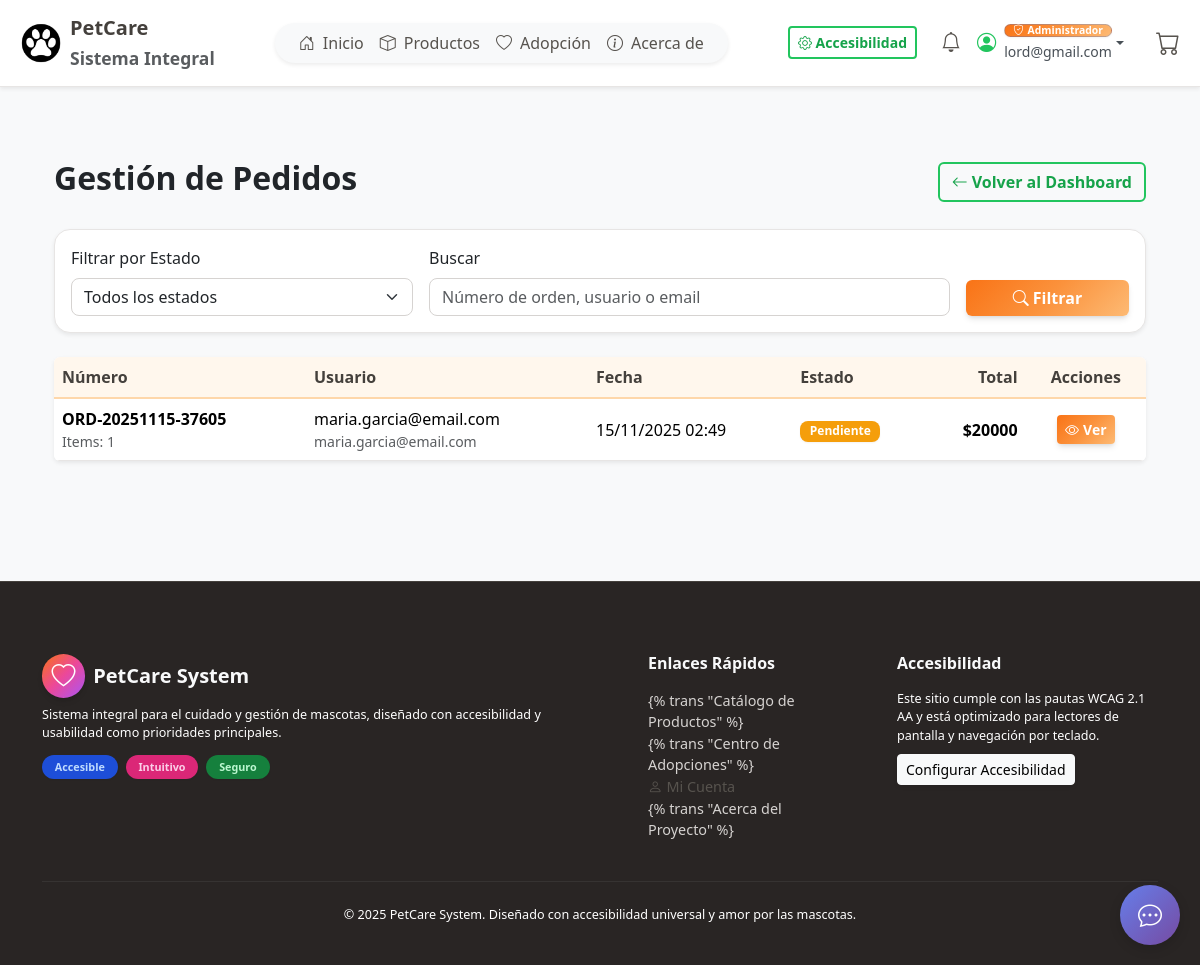
The page /es/orders/admin/ (signed in) on the database as committed earlier.
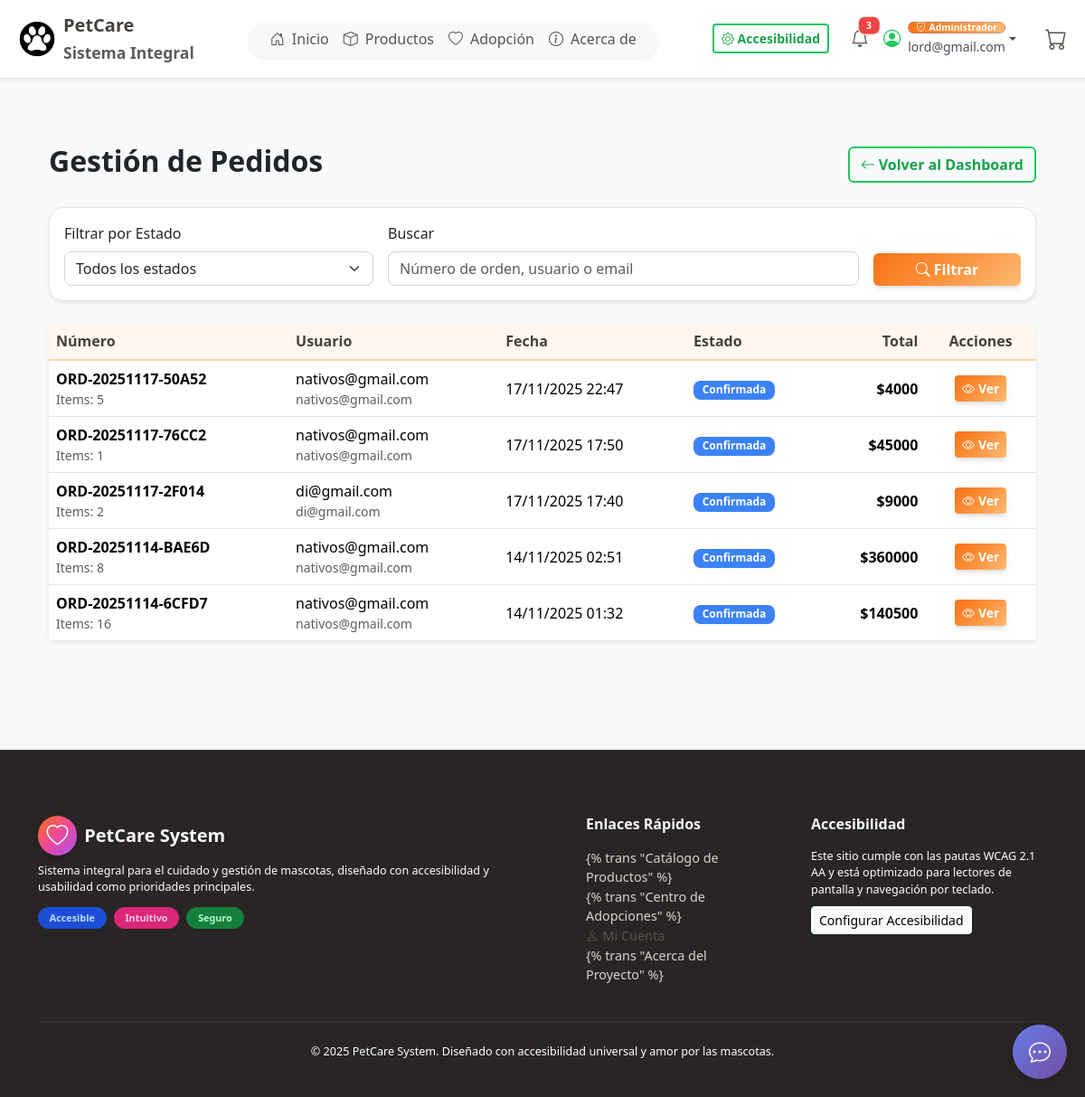
The same page on the database as committed later.
### orders/models.py (models this page shows, shortened)
class Order(models.Model):
    user = models.ForeignKey(
        settings.AUTH_USER_MODEL,
        on_delete=models.CASCADE,
        related_name='orders',
        verbose_name=_("Usuario")
    )
    order_number = models.CharField(
        _("Número de Orden"),
        max_length=20,
        unique=True,
        db_index=True,
        editable=False
    )
    status = models.CharField(
        _("Estado"),
        max_length=20,
        choices=OrderStatus.choices,
        default=OrderStatus.PENDING
    )
    total = models.DecimalField(
        _("Total"),
        max_digits=10,
        decimal_places=2,
        default=0
    )
    shipping_address = models.TextField(
        _("Dirección de Envío"),
        max_length=500,
        blank=True
    )
    shipping_city = models.CharField(
        _("Ciudad"),
        max_length=100,
        blank=True
    )
    shipping_postal_code = models.CharField(
        _("Código Postal"),
        max_length=20,
        blank=True
    )
    notes = models.TextField(
        _("Notas"),
        max_length=500,
        blank=True
    )
    created_at = models.DateTimeField(_("Fecha de Creación"), auto_now_add=True)
    updated_at = models.DateTimeField(_("Fecha de Actualización"), auto_now=True)
    class Meta:
        ordering = ['-created_at']
        verbose_name = _("Orden")
        verbose_name_plural = _("Órdenes")
    @property
    def total_items(self):
        return sum(item.quantity for item in self.items.all())

class OrderItem(models.Model):
    order = models.ForeignKey(
        Order,
        on_delete=models.CASCADE,
        related_name='items',
        verbose_name=_("Orden")
    )
    product = models.ForeignKey(
        Product,
        on_delete=models.PROTECT,
        related_name='order_items',
        verbose_name=_("Producto")
    )
    quantity = models.PositiveIntegerField(_("Cantidad"), default=1)
    price = models.DecimalField(
        _("Precio Unitario"),
        max_digits=10,
        decimal_places=2
    )
    created_at = models.DateTimeField(_("Fecha de Creación"), auto_now_add=True)
    class Meta:
        ordering = ['created_at']
        verbose_name = _("Item de Orden")
        verbose_name_plural = _("Items de Orden")

### orders/views.py (the view)
# urls.py: path("admin/", views.admin_order_list, name="admin_order_list"),
@staff_member_required
def admin_order_list(request):
    orders = Order.objects.all().select_related('user').prefetch_related('items__product')
    status_filter = request.GET.get('status', '')
    if status_filter:
        orders = orders.filter(status=status_filter)
    search = request.GET.get('search', '')
    if search:
        orders = orders.filter(
            Q(order_number__icontains=search) |
            Q(user__username__icontains=search) |
            Q(user__email__icontains=search)
        )
    paginator = Paginator(orders, 20)
    page_number = request.GET.get('page')
    page_obj = paginator.get_page(page_number)
    context = {
        'orders': page_obj,
        'page_obj': page_obj,
        'status_filter': status_filter,
        'search': search,
        'status_choices': OrderStatus.choices,
    }
    return render(request, 'orders/admin_order_list.html', context)

### accounts/templatetags/accounts_tags.py (called while the page is built)
@register.simple_tag
def get_unread_notifications_count(user):
    if not user or not user.is_authenticated:
        return 0
    try:
        from accounts.models import Notification
        return Notification.objects.filter(user=user, is_read=False).count()
    except Exception:
        return 0

### cart/models.py (called while the page is built)
    @property
    def total_items(self):
        return sum(item.quantity for item in self.items.all()) #

### cart/templatetags/cart_tags.py (called while the page is built)
@register.simple_tag(takes_context=True)
def get_cart(context):
    request = context['request']
    return get_or_create_cart(request)

@register.filter
def cart_item_count(cart):
    if cart:
        return cart.total_items #
    return 0

### cart/utils.py (called while the page is built)
def get_or_create_cart(request):
    if request.user.is_authenticated:
        cart, created = Cart.objects.get_or_create(user=request.user, session_key=None) #
    else:
        session_key = request.session.session_key
        if not session_key:
            request.session.create() #
            session_key = request.session.session_key
        cart, created = Cart.objects.get_or_create(session_key=session_key, user=None) #
    return cart

### templates/orders/admin_order_list.html (shortened to what the changed rows need)
{% extends "base.html" %}
{% load static %}
{% load humanize %}
{% load i18n %}
{% block content %}
<div class="container my-5">
    <div class="d-flex justify-content-between align-items-center mb-4">
        <h2 class="fw-bold">{% trans "Gestión de Pedidos" %}</h2>
    </div>
    {% if orders %}
    <div class="table-responsive shadow-sm bg-white rounded">
        <table class="table table-hover align-middle mb-0">
            <thead class="table-light">
                <tr>
                    <th>{% trans "Número" %}</th>
                    <th>{% trans "Usuario" %}</th>
                    <th>{% trans "Fecha" %}</th>
                    <th>{% trans "Estado" %}</th>
                    <th class="text-end">{% trans "Total" %}</th>
                    <th class="text-center">{% trans "Acciones" %}</th>
                </tr>
            </thead>
            <tbody>
                {% for order in orders %}
                <tr>
                    <td>
                        <div class="fw-bold">{{ order.order_number }}</div>
                        <div class="small text-muted">{% trans "Items:" %} {{ order.total_items }}</div>
                    </td>
                    <td>
                        <div>{{ order.user.username }}</div>
                        <div class="small text-muted">{{ order.user.email }}</div>
                    </td>
                    <td>{{ order.created_at|date:"d/m/Y H:i" }}</td>
                    <td>
                        <span class="badge
                            {% if order.status == 'PENDING' %}bg-warning
                            {% elif order.status == 'CONFIRMED' %}bg-info
                            {% elif order.status == 'PROCESSING' %}bg-primary
                            {% elif order.status == 'SHIPPED' %}bg-secondary
                            {% elif order.status == 'DELIVERED' %}bg-success
                            {% elif order.status == 'CANCELLED' %}bg-danger
                            {% endif %}">
                            {{ order.get_status_display }}
                        </span>
                    </td>
                    <td class="text-end fw-bold">${{ order.total|floatformat:0 }}</td>
                    <td class="text-center">
                        <a href="{% url 'orders:admin_order_detail' order.id %}" class="btn btn-sm btn-primary">
                            <i class="bi bi-eye me-1"></i>{% trans "Ver" %}
                        </a>
                    </td>
                </tr>
                {% endfor %}
            </tbody>
        </table>
    </div>
    {% else %}
    <div class="alert alert-info text-center shadow-sm" role="alert">
        <i class="bi bi-inbox display-1 text-primary"></i>
        <h4 class="alert-heading mt-3">{% trans "No hay pedidos" %}</h4>
        <p>{% trans "No se encontraron pedidos con los filtros seleccionados." %}</p>
    </div>
    {% endif %}
</div>
{% endblock %}

### templates/base.html (shortened to what the changed rows need)
{% load static %}
{% load i18n %}
{% load cart_tags %}
{% load accounts_tags %}
<!DOCTYPE html>
    <html lang="{{ request.LANGUAGE_CODE }}">
    <head>
        <link href="https://cdn.jsdelivr.net/npm/bootstrap@5.3.3/dist/css/bootstrap.min.css" rel="stylesheet" />
        <link href="https://cdn.jsdelivr.net/npm/bootstrap-icons@1.11.3/font/bootstrap-icons.css" rel="stylesheet" />
        <link rel="stylesheet" href="{% static 'css/colors.css' %}" />
        <link rel="stylesheet" href="{% static 'css/bootstrap-overrides.css' %}" />
        <link rel="stylesheet" href="{% static 'css/style.css' %}" />
        <link rel="stylesheet" href="{% static 'css/accessibility.css' %}" />
        <link rel="stylesheet" href="{% static 'css/base.css' %}" />
        {% if OPENAI_ENABLED %}
        <link rel="stylesheet" href="{% static 'css/chatbot.css' %}" />
        {% endif %}
    </head>
    <body class="bg-light">
        {% get_cart as current_cart %}
        <nav class="navbar navbar-expand-lg bg-white shadow-sm p-2 d-none d-lg-block"
            style="position: relative; z-index: 1030;">
            <div class="container-fluid" style="position: relative;">
                <div class="d-flex align-items-center gap-2 ms-3">
                    {% if request.user.is_authenticated %}
                    {% get_unread_notifications_count request.user as unread_count %}
                    <a class="nav-link position-relative me-2" href="{% url 'accounts:notifications' %}"
                        aria-label="{% trans 'Ver notificaciones' %}">
                        <i class="bi bi-bell fs-5" aria-hidden="true"></i>
                        {% if unread_count > 0 %}
                        <span
                            class="position-absolute top-0 start-100 translate-middle badge r
                            ounded-pill bg-danger border border-light"
                            style="font-size: 0.65em;">
                            {{ unread_count }}
                        </span>
                        {% endif %}
                    </a>
                                    {% get_unread_notifications_count request.user as unread_count %}
                    {% else %}
                    <a class="btn btn-outline-dark btn-sm" href="{% url 'accounts:login' %}">
                        <i class="bi bi-box-arrow-in-right me-1" aria-hidden="true"></i>{% trans "Iniciar Sesión" %}
                    </a>
                    <a class="btn btn-primary btn-sm" href="{% url 'accounts:registro' %}">{% trans "Registrarse" %}</a>
                            {% endif %}
                </div>
            </div>
        </nav>
                                {% get_current_language as LANGUAGE_CODE %}
                                {% get_available_languages as LANGUAGES %}
                                {% get_language_info_list for LANGUAGES as languages %}
        <main class="container py-4">
            {% block content %}{% endblock %}
        </main>
                    {% now "Y" as current_year %}
    </body>
    </html>

Rows that differ between the two databases and show on the page:
added Order: order_number "ORD-20251117-50A52", total_items "5", user.username "nativos@gmail.com", user.email "nativos@gmail.com", created_at "17/11/2025 22:47", status "Confirmada", total "4000"
added Order: order_number "ORD-20251117-76CC2", total_items "1", user.username "nativos@gmail.com", user.email "nativos@gmail.com", created_at "17/11/2025 17:50", status "Confirmada", total "45000"
added Order: order_number "ORD-20251117-2F014", total_items "2", user.username "di@gmail.com", user.email "di@gmail.com", created_at "17/11/2025 17:40", status "Confirmada", total "9000"
added Order: order_number "ORD-20251114-BAE6D", total_items "8", user.username "nativos@gmail.com", user.email "nativos@gmail.com", created_at "14/11/2025 02:51", status "Confirmada", total "360000"
changed Order: order_number "ORD-20251115-37605" → "ORD-20251114-6CFD7"; total_items "1" → "16"; user.username "maria.garcia@email.com" → "nativos@gmail.com"; user.email "maria.garcia@email.com" → "nativos@gmail.com"; created_at "15/11/2025 02:49" → "14/11/2025 01:32"; status "Pendiente" → "Confirmada"; total "20000" → "140500"
Other text that changed with them:
{{ unread_count }}: (not shown) → "3"
